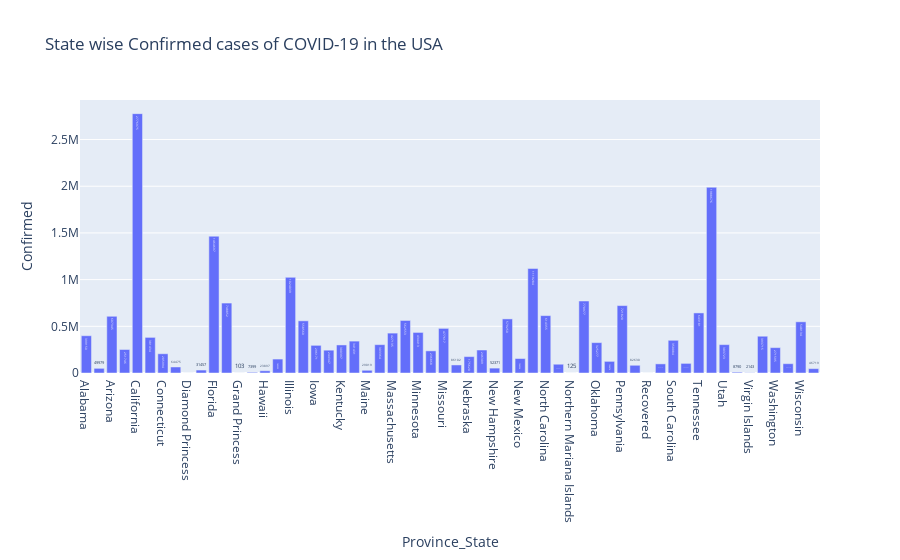

Write notebook code for a chart like this one.
### Markdown cell above
### 19. Plot Province/State Wise Confirmed cases in USA

### Code cell
# Aggregate deaths by Province/State
confirmed_cases = usa_data.groupby('Province_State')['Confirmed'].sum().reset_index()

# Plot the data
fig = px.bar(confirmed_cases, x='Province_State', y='Confirmed', text= 'Confirmed', title='State wise Confirmed cases of COVID-19 in the USA')

# Show the plot
fig.show()

### Figure 1 — Plotly figure (JSON) as saved in the notebook; plotly's stock layout.template omitted (floating-point values rounded to 4 significant figures)
{"data": [{"alignmentgroup": "True", "hovertemplate": "Province_State=%{x}<br>Confirmed=%{text}<extra></extra>", "legendgroup": "", "marker": {"color": "#636efa", "pattern": {"shape": ""}}, "name": "", "offsetgroup": "", "orientation": "v", "showlegend": false, "text": [399150, 49979, 607345, 251746, 2776975, 381434, 205994, 64475, 49, 31457, 1464697, 748852, 103, 7399, 23897, 149235, 1024039, 558560, 296171, 244347, 300397, 341431, 29019, 303364, 427135, 562553, 434413, 236868, 477617, 86102, 175620, 246309, 52371, 579250, 154954, 1119284, 614355, 93951, 125, 770977, 325277, 124476, 721820, 82630, 0, 97614, 350084, 102901, 643181, 1988676, 303723, 8790, 2143, 393715, 271595, 99778, 548134, 46719], "textposition": "auto", "type": "bar", "x": ["Alabama", "Alaska", "Arizona", "Arkansas", "California", "Colorado", "Connecticut", "Delaware", "Diamond Princess", "District of Columbia", "Florida", "Georgia", "Grand Princess", "Guam", "Hawaii", "Idaho", "Illinois", "Indiana", "Iowa", "Kansas", "Kentucky", "Louisiana", "Maine", "Maryland", "Massachusetts", "Michigan", "Minnesota", "Mississippi", "Missouri", "Montana", "Nebraska", "Nevada", "New Hampshire", "New Jersey", "New Mexico", "New York", "North Carolina", "North Dakota", "Northern Mariana Islands", "Ohio", "Oklahoma", "Oregon", "Pennsylvania", "Puerto Rico", "Recovered", "Rhode Island", "South Carolina", "South Dakota", "Tennessee", "Texas", "Utah", "Vermont", "Virgin Islands", "Virginia", "Washington", "West Virginia", "Wisconsin", "Wyoming"], "xaxis": "x", "y": [399150, 49979, 607345, 251746, 2776975, 381434, 205994, 64475, 49, 31457, 1464697, 748852, 103, 7399, 23897, 149235, 1024039, 558560, 296171, 244347, 300397, 341431, 29019, 303364, 427135, 562553, 434413, 236868, 477617, 86102, 175620, 246309, 52371, 579250, 154954, 1119284, 614355, 93951, 125, 770977, 325277, 124476, 721820, 82630, 0, 97614, 350084, 102901, 643181, 1988676, 303723, 8790, 2143, 393715, 271595, 99778, 548134, 46719], "yaxis": "y"}], "layout": {"autosize": true, "barmode": "relative", "legend": {"tracegroupgap": 0}, "title": {"text": "State wise Confirmed cases of COVID-19 in the USA"}, "xaxis": {"anchor": "y", "autorange": true, "domain": [0, 1], "range": [-0.5, 57.5], "title": {"text": "Province_State"}, "type": "category"}, "yaxis": {"anchor": "x", "autorange": true, "domain": [0, 1], "range": [0, 2923000.0], "title": {"text": "Confirmed"}, "type": "linear"}}}
